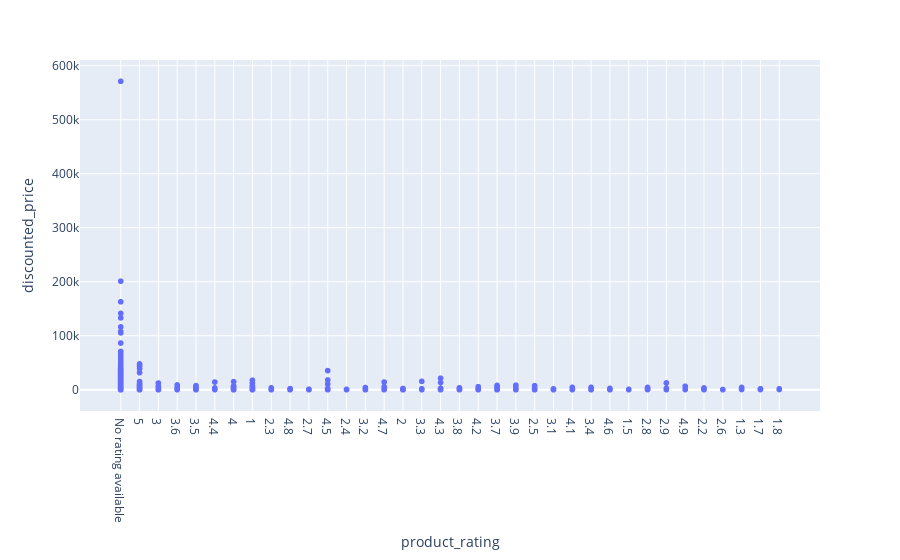

Write notebook code for a chart like this one.
### Code cell
# Use Plotly for Interactive Visualizations:
fig = px.scatter(flip, y='discounted_price', x='product_rating')
fig.show()

### Figure 1 — Plotly figure (JSON) as saved in the notebook; plotly's stock layout.template omitted (floating-point values rounded to 4 significant figures; data arrays with more than 128 entries replaced by an {"elided": "..."} marker saying what was removed)
{"data": [{"hovertemplate": "product_rating=%{x}<br>discounted_price=%{y}<extra></extra>", "legendgroup": "", "marker": {"color": "#636efa", "symbol": "circle"}, "mode": "markers", "name": "", "showlegend": false, "type": "scattergl", "x": {"elided": "20000 str values"}, "xaxis": "x", "y": {"elided": "20000 float values"}, "yaxis": "y"}], "layout": {"autosize": true, "legend": {"tracegroupgap": 0}, "margin": {"t": 60}, "xaxis": {"anchor": "y", "autorange": true, "domain": [0, 1], "range": [-2.118, 37.12], "title": {"text": "product_rating"}, "type": "category"}, "yaxis": {"anchor": "x", "autorange": true, "domain": [0, 1], "range": [-49490.0, 620800.0], "title": {"text": "discounted_price"}, "type": "linear"}}}
